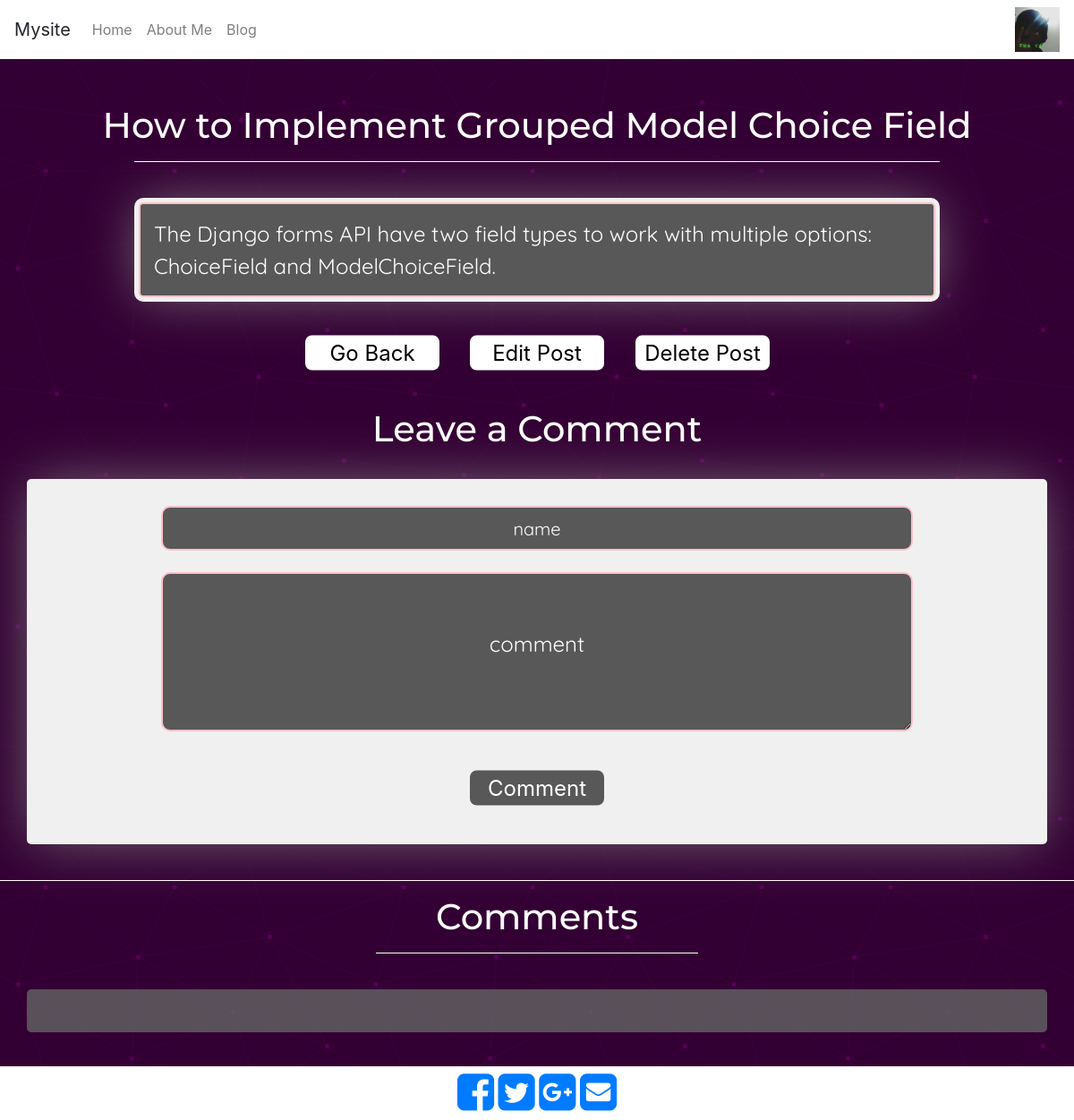
The page /blog/view/42/ on the database its author committed.
### blog/models.py (models this page shows, shortened)
class Post(models.Model):
    title=models.CharField(max_length=100)
    date=models.DateTimeField()
    content=models.CharField(max_length=1000)

### blog/views.py (the view)
# urls.py: path('view/<int:postid>/',views.viewpost,name='viewpost'),
def viewpost(request,postid):
    post_to_view=get_object_or_404(Post,pk=postid)
    comments=Comment.objects.filter(post__id=postid)
    return render(request,'blog/view.html',{"post_to_view":post_to_view,"comments":comments})

### blog/templates/blog/view.html (shortened to what this page needs)
{% extends 'blog/base.html' %}
{% block content %}
	<div id="post">
		<div class= "post">
			<h1 class="posttitle">{{post_to_view.title}}</h1>
			<hr style="width: 75%;">
			<br>
			<div class="container" id="postcontent">
				<div id="bordiv">
					<p id="thisid">{{post_to_view.content|linebreaksbr }}</p>
				</div>
			</div>
		</div>
		<br>
		<div id="butns">
			<a href="{% url 'blog:index' %}"><button>Go Back</button></a>
			<a href="{% url 'blog:index' %}editpost/{{post_to_view.id}}/"><button>Edit Post</button></a>
			<a href="{% url 'blog:index' %}delete/{{post_to_view.id}}"><button>Delete Post</button></a>
		</div>
		<br>
	</div>
	<br>
	<h1 class="posttitle">Leave a Comment</h1>
	<br>
	<div class="container" id="commentz">
		<form class="commentform" action="{% url 'blog:index' %}createcomment/{{post_to_view.id}}/" method="post">
			<input id="comname" type="text" name="name" placeholder="name" required="true">
			<br><br>
			<textarea rows="4" cols="5" id="comtext" name="text" placeholder="comment" required="true"></textarea>
			<br><br>
			<input id="combtn" type="submit" name="comment" value="Comment">
		</form>
	</div>
	<br><hr><h1 id="comh3">Comments</h1><hr id="comhr"><br>
	<div class="container" id="comcont">
		<ul>
			<br>
		<br>
		</ul>
	</div>
{% endblock%}

### blog/templates/blog/view.html (style rules this page uses)
#post { margin-top: 50px; }
.posttitle { text-align: center; font-family: Montserrat; color: white; }
hr { border-color: white; border-width: 1px; }
#bordiv { background: rgba(50,50,50,0.8); }
#postcontent { padding: 5px; margin-left: auto; margin-right: auto; border-radius: 10px; background-color: rgba(240,240,240,1); box-shadow: 0px 0px 60px -7px rgba(122,113,122,1); color: white; font-family: Quicksand; font-size: 24px; width: 75%; margin-bottom: 20px; }
#thisid { margin-bottom: 0; margin-top: 0; padding: 10px; }
#butns { text-align: center; }
#butns button { transform: scale(1.5); margin-left: 40px; margin-right: 40px; border:0; background-color: white; }
button { border-radius: 5px; border: 0 solid white; width:100px; background-color: rgba(219,219,224,0.9); }
#commentz { background-color: rgba(240,240,240,1); box-shadow: 0px 0px 60px -7px rgba(122,113,122,1); padding: 10px; border-radius: 5px; text-align: center; }
::placeholder { text-align: center; color: white; }
#comname { text-align: center; margin-left: auto; margin-right: auto; border: 2px solid pink; border-radius: 10px; background: rgba(50,50,50,0.8); height: 50px; color: white; font-family: Quicksand; width: 75%; font-size: 20px; }
#comtext { padding: 15px; margin-left: auto; margin-right: auto; border: 2px solid pink; border-radius: 10px; background: rgba(50,50,50,0.8); color: white; font-family: Quicksand; font-size: 24px; width: 75%; margin-bottom: 20px; }
#comtext::placeholder { padding-top: 45px; }
#combtn { border-radius: 5px; margin-bottom: 20px; color: white; border:0; width:100px; transform: scale(1.5); background-color: rgba(50,50,50,0.8); }
.commentform { padding-top: 20px; padding-bottom: 20px; }
#comh3 { text-align: center; font-family: Montserrat; color:white; }
#comhr { width: 30%; }
#comcont { background-color: rgba(100,100,100,0.8); border-radius: 5px; margin-bottom: 50px; }
#bordiv { border: 2px solid pink; padding: 5px; border-radius: 5px; }

### rows shown on the page
Post: title "How to Implement Grouped Model Choice Field", content "The Django forms API have two field types to work with multiple options: ChoiceField and ModelChoiceField."
